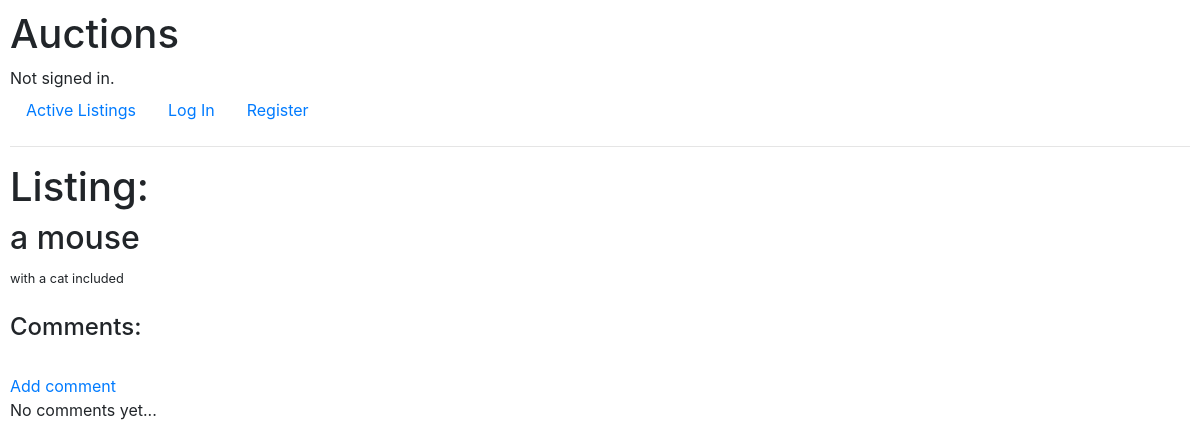
Page /2 on the earlier database version.
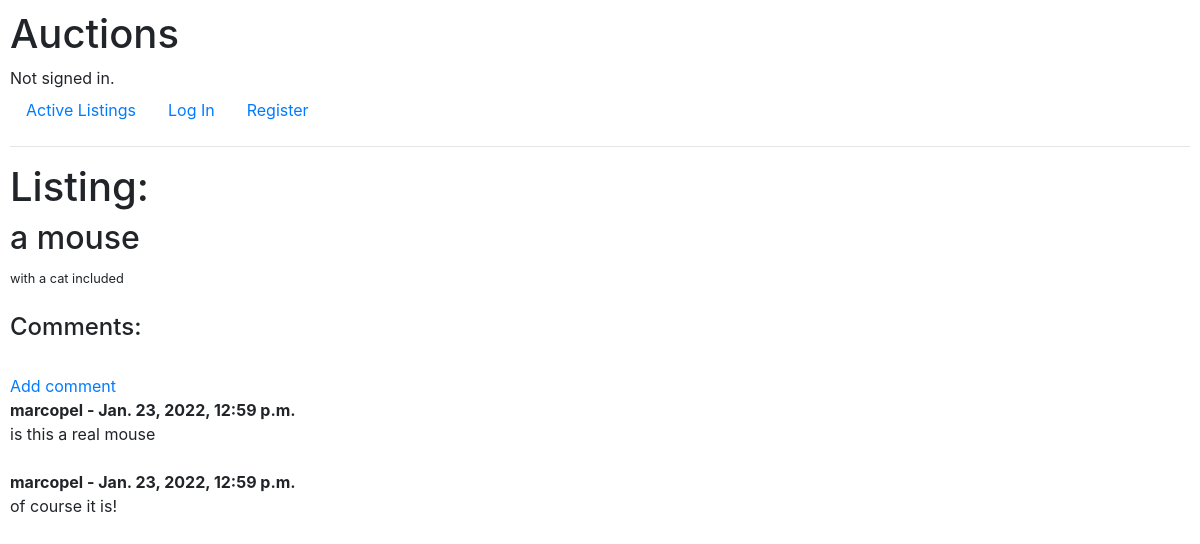
Same page on the later database version.
### auctions/models.py (models this page shows, shortened)
class Comments(models.Model):
    product = models.ForeignKey(AuctionListing, related_name="comments", on_delete=models.CASCADE, default=None)
    comment = models.CharField(max_length=140 , default=None)
    author = models.ForeignKey(
        get_user_model(),
        on_delete=models.CASCADE,
        default=None,
        related_name="author"
    )
    date_added = models.DateTimeField(auto_now_add=True)

class User(AbstractUser):
    pass

### auctions/views.py (the view)
# urls.py: path("<int:listing_id>", views.listing_detail, name="listing_detail"),
def listing_detail(request, listing_id):
    print(listing_id)
    listing = AuctionListing.objects.get(id=listing_id)
    print(listing)
    return render(request, "auctions/listing_detail.html", {
        "listing": listing
    })

### auctions/models.py (called while the page is built)
    def __str__(self):
        return self.product

### auctions/templates/auctions/listing_detail.html
{% extends "auctions/layout.html" %}
{% block body %}
    <h1>Listing:</h1>
    <h2>{{listing.product}} </h2>
    <small>{{listing.description}}</small>
    <br/><br/>
    <h4> Comments: </h4>
    <br/>
   <a href="{% url 'comment_add' listing.pk %}">Add comment</a>
    <br/>
    {% if not listing.comments.all %}
        No comments yet...
    {% else %}
        {% for comment in listing.comments.all %}
        <strong>
            {{comment.author}} - {{comment.date_added}}
        </strong>
        <br/>
        {{ comment.comment }}
        <br/><br/>
        {% endfor %}
    {% endif %}
{% endblock %}

Differences in the rows shown:
added Comments: author "marcopel", date_added "Jan. 23, 2022, 12:59 p.m.", comment "is this a real mouse"
added Comments: author "marcopel", date_added "Jan. 23, 2022, 12:59 p.m.", comment "of course it is!"
Other differences:
text no longer shown: "No comments yet..."
